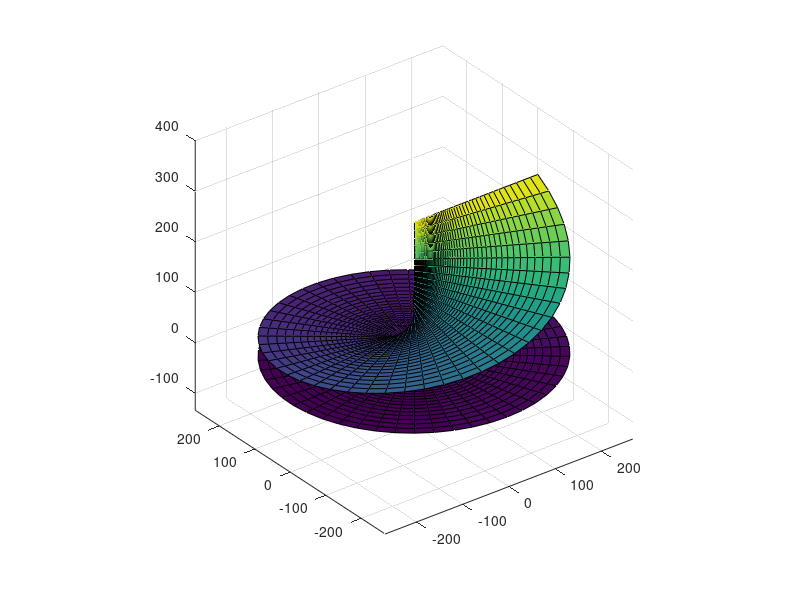

MATLAB code to generate this figure:
function hyperb()
    n = 100;
    v = linspace(-2*pi,2*pi,n);
    u = linspace(0,2*pi,n);
    
    y = cosh(u)'*sin(v);
    x = cosh(u)'*cos(v);
    z = ones(n,1)*sinh(u);
    
    surf(x,y,z)
    axis equal
end